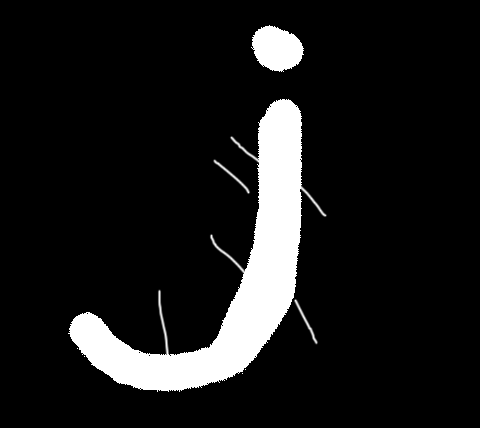
#> input picture lab/lab5/j_outnoise.png, 480 x 428 px
$ python 5-B.py
#> lines starting #> are read from the running program, lines starting #| are printed output that depends on the picture; after the words box and inside, x2 and y2 are one past the last pixel; in counts of white or black regions, pixels touching at a corner belong together
import cv2
import numpy as np

# 读入图像
img = cv2.imread('j_outnoise.png', cv2.COLOR_BGR2GRAY)
#> img is the input picture: shape (428, 480); min 0, max 255, mean 25.7
_, img = cv2.threshold(img, thresh=127, maxval=255, type=cv2.THRESH_BINARY)
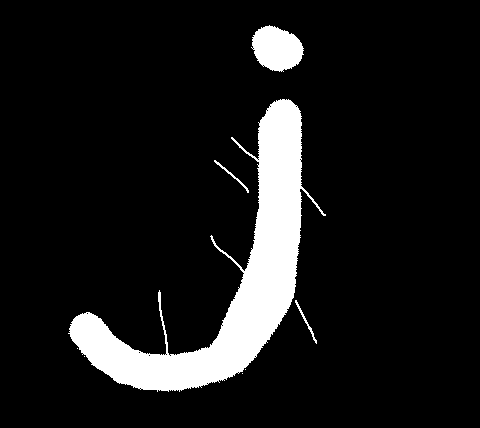
#> img: shape (428, 480); 10.1% white; 8 white regions (4 under 20 px), largest, box (x1, y1, x2, y2) and area: (68, 99, 326, 392) 18778, (251, 25, 304, 72) 1760, (295, 300, 317, 344) 106, (214, 160, 249, 193) 103

# 定义结构元素
kernel = np.ones((6,6), np.uint8)

# 执行开运算
opened_img = cv2.morphologyEx(img, cv2.MORPH_OPEN, kernel)
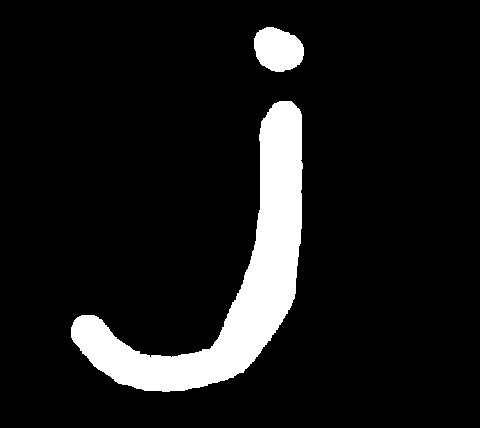
#> opened_img: shape (428, 480); 9.7% white; 2 white regions, box (x1, y1, x2, y2) and area: (71, 101, 303, 392) 18132, (254, 27, 304, 72) 1726

# 显示结果
cv2.imshow('Original Image', img)
cv2.imshow('Opened Image', opened_img)

cv2.waitKey(0)
cv2.destroyAllWindows()

img = cv2.imread('j_innoise.png', cv2.COLOR_BGR2GRAY)
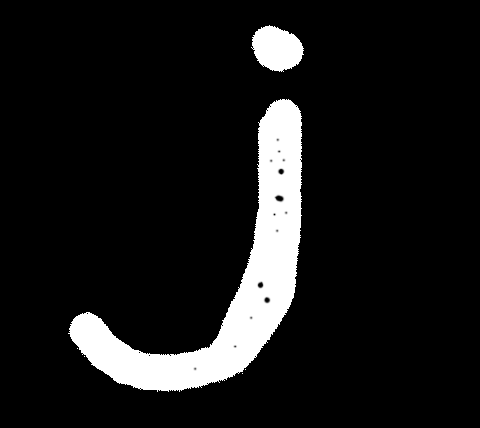
#> input picture lab/lab5/j_innoise.png, 480 x 428 px
#> img is the input picture: shape (428, 480); min 0, max 255, mean 24.8
_, img = cv2.threshold(img, thresh=127, maxval=255, type=cv2.THRESH_BINARY)
#> img: shape (428, 480); 9.7% white; 6 white regions (4 under 20 px), largest, box (x1, y1, x2, y2) and area: (68, 99, 302, 392) 18251, (251, 25, 304, 72) 1760
closed_img = cv2.morphologyEx(img, cv2.MORPH_CLOSE, kernel)
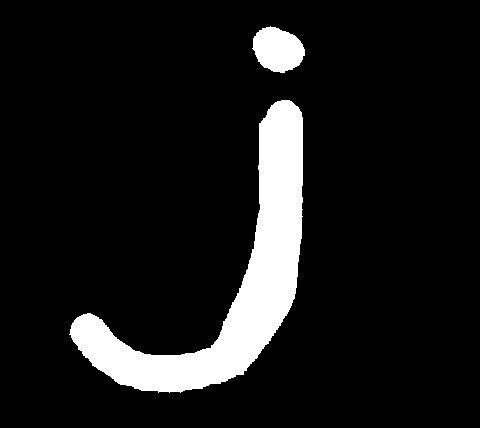
#> closed_img: shape (428, 480); 9.9% white; 2 white regions, box (x1, y1, x2, y2) and area: (69, 100, 303, 393) 18606, (252, 26, 305, 73) 1787

cv2.imshow('Original Image', img)
cv2.imshow('Opened Image', closed_img)

cv2.waitKey(0)
cv2.destroyAllWindows()
